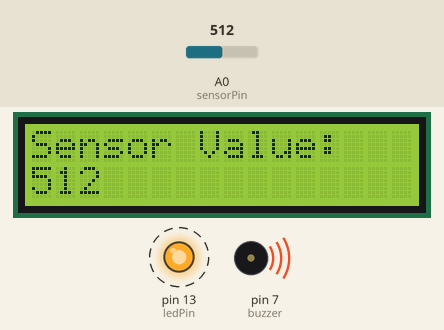
Simulated run of this sketch. Board: Arduino Uno, built with avr-gcc and run on an emulated ATmega328P. On the bench: 16×2 character LCD, output pins drawn as LEDs (lit = HIGH), buzzer (waves = sounding, pin HIGH). Dashed ring = blinking. The test bench sets the inputs (shaded band); at power-on: A0 (sensorPin) = 512. What the sketch prints to the serial monitor is not drawn.

Above: at 1.04 s.
1.3 s: A0 (sensorPin) set to 589
At 2.1 s:
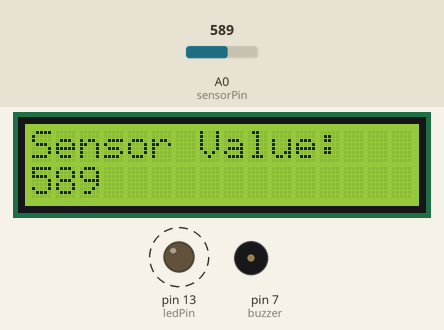
3.3 s: A0 (sensorPin) set to 611
At 5.2 s:
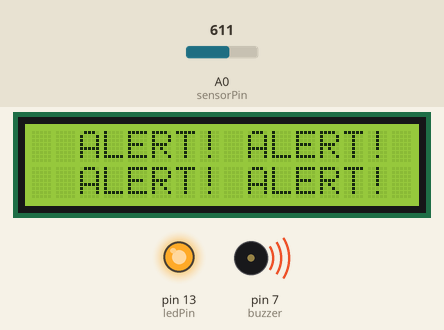
At 9.29 s:
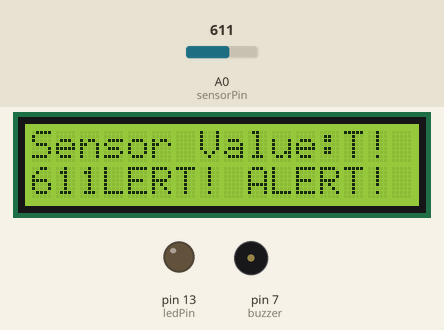
Timing chart, 0 to 10.9 s (numbered marks = the images above; inputs shaded):
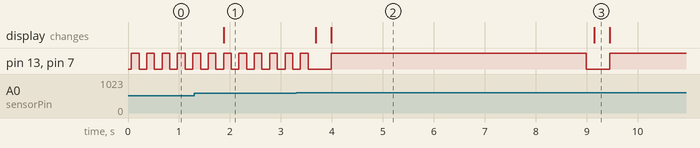

The sketch:

sweep.ino
```cpp
#include <LiquidCrystal.h>

LiquidCrystal lcd(12, 11, 5, 4, 3, 2);
int analogPin = A0;

const int sensorPin = A0;
const int ledPin = 13;
const int buzzer=7;

void setup() {
  Serial.begin(9600);
  pinMode(ledPin, OUTPUT);
  pinMode(buzzer,OUTPUT);
  lcd.begin(16, 2);
  lcd.print("Sensor Value:");
}

void loop() {
  int sensorValue = analogRead(sensorPin);
  Serial.println(sensorValue);
  lcd.setCursor(0, 0);
  lcd.print("Sensor Value:");
  lcd.setCursor(0, 1);
  lcd.print(sensorValue);

  if (sensorValue > 600) {
    delay(300);
    lcd.setCursor(0, 0);
    lcd.print("  ALERT! ALERT!");
    lcd.setCursor(0, 1);
    lcd.print("  ALERT! ALERT!");
    digitalWrite(ledPin, HIGH);
    digitalWrite(buzzer,HIGH);
    delay(5000);
    digitalWrite(ledPin, LOW);
    digitalWrite(buzzer,LOW);
    delay(150);
    lcd.setCursor(0, 1);
    lcd.setCursor(0, 0);
    lcd.print("Sensor Value:");
  }
  else if (sensorValue > 900) {
    digitalWrite(ledPin, HIGH);
    digitalWrite(buzzer,HIGH);
    delay(150);
    digitalWrite(ledPin, LOW);
    digitalWrite(buzzer,LOW);
    delay(150);
    digitalWrite(ledPin, HIGH);
    digitalWrite(buzzer,HIGH);
    delay(150);
    digitalWrite(ledPin, LOW);
    digitalWrite(buzzer,LOW);
    delay(150);
    digitalWrite(ledPin, HIGH);
    digitalWrite(buzzer,HIGH);
    delay(150);
    digitalWrite(ledPin, LOW);
    digitalWrite(buzzer,LOW);
    delay(150);
  }
  else if (sensorValue > 8+00) {
    digitalWrite(ledPin, HIGH);
    digitalWrite(buzzer,HIGH);
    delay(150);
    digitalWrite(ledPin, LOW);
    digitalWrite(buzzer,LOW);
    delay(150);
    digitalWrite(ledPin, HIGH);
    digitalWrite(buzzer,HIGH);
    delay(150);
    digitalWrite(ledPin, LOW);
    digitalWrite(buzzer,LOW);
    delay(150);
  }

  else {
    digitalWrite(ledPin, LOW);
    digitalWrite(buzzer,LOW);
  }
    lcd.setCursor(0,1);
}
```

Measured:
- the behaviour switches between 600 and 601 on A0 (sensorPin) (found by bisection; images 1 and 2)
- after the input at 1.3 s, the display: changes after 0.58 s (image 1)
- after the input at 3.3 s, the display: first changes after 0.38 s (image 2 shows a later state)
- what the display in image 2 shows lasts 5.1 s, from 4.0 s to 9.1 s
